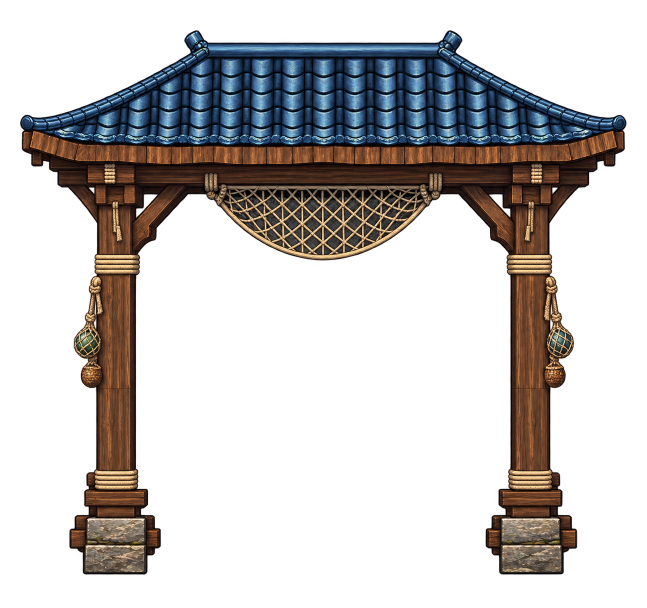
#> input picture Assets/BlueBiome/Art/PaintedComparison/boat_slip.png, 1293 x 1216 px, given in place of workshop_v2.png, which was not available (shown at 1/2 size)
$ python package_cc0_house_villager_comparison.py ../../Assets/BlueBiome/Art/PaintedComparison/boat_slip.png
#> lines starting #> are read from the running program, lines starting #| are printed output that depends on the picture; pictures that were not available may be replaced by others from this repository, and a replacement may not be noted
"""Lay out existing painted art beside the rendered CC0 proposal; build motion GIFs.

This only composes review boards; source PNGs and production assets are untouched.
Requires Pillow in the bundled Python runtime.
"""
import hashlib
import json
from pathlib import Path
import sys
from PIL import Image, ImageDraw, ImageFont

ROOT = Path(__file__).resolve().parents[2]
WORK = ROOT / 'work/cc0-house-villager-2026-10-28'
OUT = WORK / 'renders'
PAINTED = ROOT / 'Assets/BlueBiome/Art/PaintedComparison'
FONT = Path('C:/Windows/Fonts/segoeui.ttf')
BOLD = Path('C:/Windows/Fonts/segoeuib.ttf')


def font(size, bold=False):
    return ImageFont.truetype(str(BOLD if bold else FONT), size)


def cover(image, size):
    image = image.copy()
    image.thumbnail(size, Image.Resampling.LANCZOS)
    return image


def paste(canvas, image, xy):
    canvas.paste(image, xy, image if image.mode == 'RGBA' else None)


house = Image.open(PAINTED / 'workshop_v2.png').convert('RGBA').crop((8, 234, 777, 861))
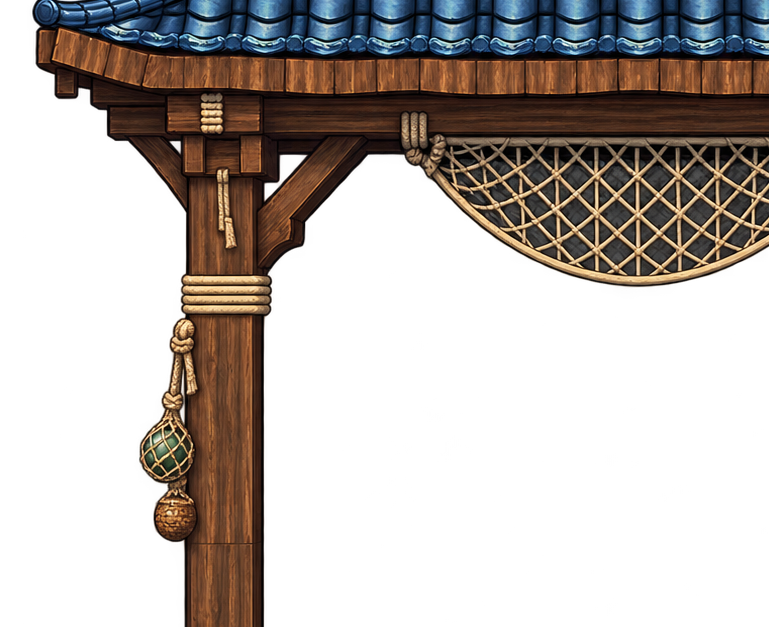
#> house: PIL image 769x627 RGBA; mean R, G, B, A 35, 27.7, 23.3, 101.9; transparent parts drawn white
worker = Image.open(PAINTED / 'boatwright.png').convert('RGBA').crop((0, 0, 724, 724))
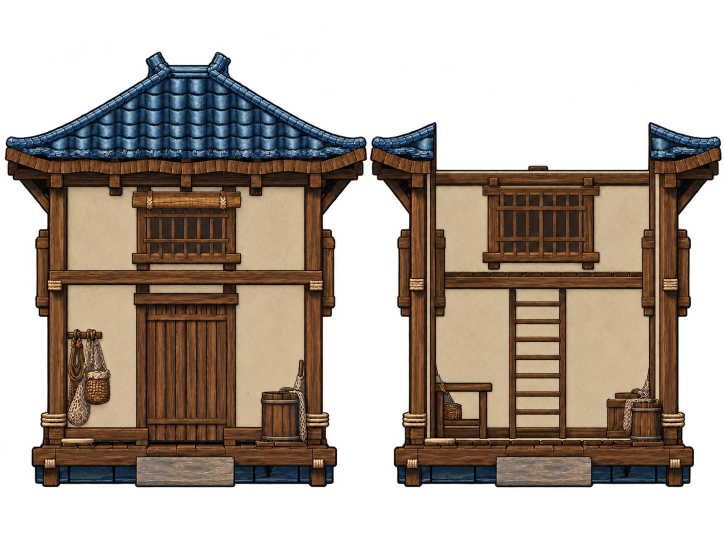
#> input picture Assets/BlueBiome/Art/PaintedComparison/fisher_house.png, 1448 x 1086 px, given in place of boatwright.png, which was not available (shown at 1/2 size)
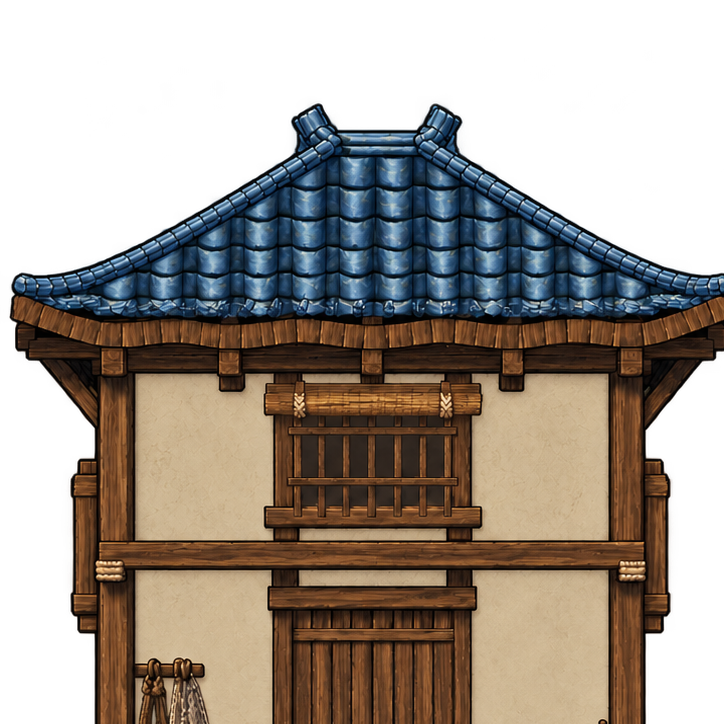
#> worker: PIL image 724x724 RGBA; mean R, G, B, A 65.9, 56.7, 47.8, 156; transparent parts drawn white
wide = Image.open(OUT / 'cc0_house_worker.png').convert('RGB')
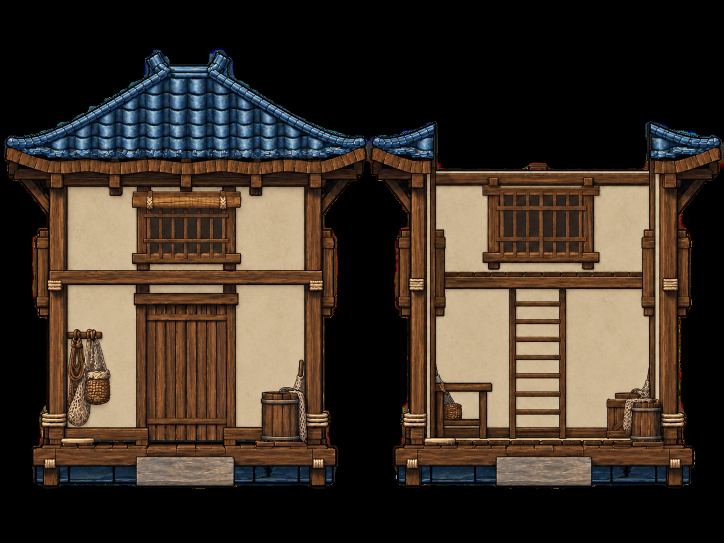
#> wide: PIL image 1448x1086 RGB (shown at 1/2 size); mean R, G, B 61.3, 50.1, 39.5
#> (the run stopped early here; a loop or call above may not have finished)
